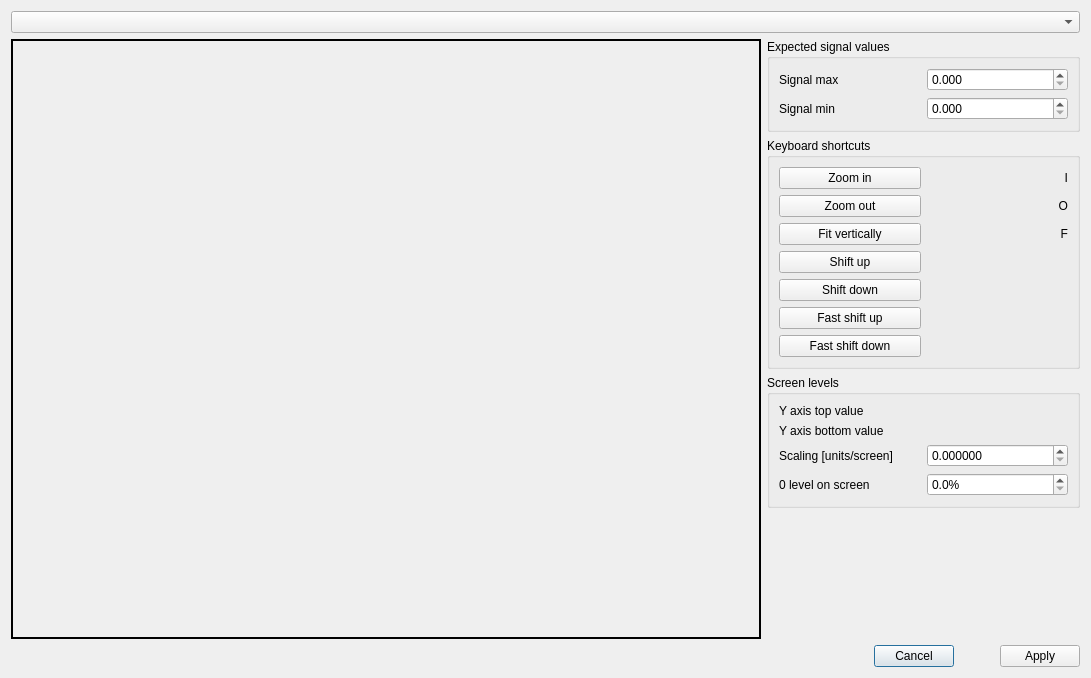
<?xml version="1.0" encoding="UTF-8"?>
<ui version="4.0">
 <class>ScaleDialog</class>
 <widget class="QDialog" name="ScaleDialog">
  <property name="geometry">
   <rect>
    <x>0</x>
    <y>0</y>
    <width>1091</width>
    <height>676</height>
   </rect>
  </property>
  <property name="windowTitle">
   <string>Dialog</string>
  </property>
  <layout class="QGridLayout" name="gridLayout_3">
   <item row="5" column="0" colspan="2">
    <layout class="QHBoxLayout" name="horizontalLayout" stretch="1,0,0,0">
     <item>
      <spacer name="horizontalSpacer_6">
       <property name="orientation">
        <enum>Qt::Horizontal</enum>
       </property>
       <property name="sizeHint" stdset="0">
        <size>
         <width>40</width>
         <height>20</height>
        </size>
       </property>
      </spacer>
     </item>
     <item>
      <widget class="QPushButton" name="cancel_btn">
       <property name="text">
        <string>Cancel</string>
       </property>
       <property name="icon">
        <iconset resource="resource.qrc">
         <normaloff>:/erase.png</normaloff>:/erase.png</iconset>
       </property>
      </widget>
     </item>
     <item>
      <spacer name="horizontalSpacer_7">
       <property name="orientation">
        <enum>Qt::Horizontal</enum>
       </property>
       <property name="sizeHint" stdset="0">
        <size>
         <width>40</width>
         <height>20</height>
        </size>
       </property>
      </spacer>
     </item>
     <item>
      <widget class="QPushButton" name="apply_btn">
       <property name="text">
        <string>Apply</string>
       </property>
       <property name="icon">
        <iconset resource="resource.qrc">
         <normaloff>:/checkmark.png</normaloff>:/checkmark.png</iconset>
       </property>
      </widget>
     </item>
    </layout>
   </item>
   <item row="4" column="1">
    <spacer name="verticalSpacer">
     <property name="orientation">
      <enum>Qt::Vertical</enum>
     </property>
     <property name="sizeHint" stdset="0">
      <size>
       <width>20</width>
       <height>135</height>
      </size>
     </property>
    </spacer>
   </item>
   <item row="2" column="1">
    <widget class="QGroupBox" name="groupBox_2">
     <property name="title">
      <string>Keyboard shortcuts</string>
     </property>
     <layout class="QGridLayout" name="gridLayout">
      <item row="2" column="0">
       <widget class="QPushButton" name="fit_btn">
        <property name="text">
         <string>Fit vertically</string>
        </property>
        <property name="icon">
         <iconset resource="resource.qrc">
          <normaloff>:/fit.png</normaloff>:/fit.png</iconset>
        </property>
       </widget>
      </item>
      <item row="2" column="1">
       <widget class="QLabel" name="label_3">
        <property name="text">
         <string>F</string>
        </property>
        <property name="alignment">
         <set>Qt::AlignRight|Qt::AlignTrailing|Qt::AlignVCenter</set>
        </property>
       </widget>
      </item>
      <item row="1" column="0">
       <widget class="QPushButton" name="zoom_out_btn">
        <property name="text">
         <string>Zoom out</string>
        </property>
        <property name="icon">
         <iconset resource="resource.qrc">
          <normaloff>:/zoom-out.png</normaloff>:/zoom-out.png</iconset>
        </property>
       </widget>
      </item>
      <item row="1" column="1">
       <widget class="QLabel" name="label">
        <property name="text">
         <string>O</string>
        </property>
        <property name="alignment">
         <set>Qt::AlignRight|Qt::AlignTrailing|Qt::AlignVCenter</set>
        </property>
       </widget>
      </item>
      <item row="5" column="0">
       <widget class="QPushButton" name="fast_shift_up_btn">
        <property name="text">
         <string>Fast shift up</string>
        </property>
        <property name="icon">
         <iconset resource="resource.qrc">
          <normaloff>:/shift_up.png</normaloff>:/shift_up.png</iconset>
        </property>
       </widget>
      </item>
      <item row="0" column="1">
       <widget class="QLabel" name="label_2">
        <property name="text">
         <string>I</string>
        </property>
        <property name="alignment">
         <set>Qt::AlignRight|Qt::AlignTrailing|Qt::AlignVCenter</set>
        </property>
       </widget>
      </item>
      <item row="4" column="0">
       <widget class="QPushButton" name="shift_down_btn">
        <property name="text">
         <string>Shift down</string>
        </property>
        <property name="icon">
         <iconset resource="resource.qrc">
          <normaloff>:/down.png</normaloff>:/down.png</iconset>
        </property>
       </widget>
      </item>
      <item row="3" column="0">
       <widget class="QPushButton" name="shift_up_btn">
        <property name="text">
         <string>Shift up</string>
        </property>
        <property name="icon">
         <iconset resource="resource.qrc">
          <normaloff>:/up.png</normaloff>:/up.png</iconset>
        </property>
       </widget>
      </item>
      <item row="0" column="0">
       <widget class="QPushButton" name="zoom_in_btn">
        <property name="text">
         <string>Zoom in</string>
        </property>
        <property name="icon">
         <iconset resource="resource.qrc">
          <normaloff>:/zoom-in.png</normaloff>:/zoom-in.png</iconset>
        </property>
       </widget>
      </item>
      <item row="6" column="0">
       <widget class="QPushButton" name="fast_shift_down_btn">
        <property name="text">
         <string>Fast shift down</string>
        </property>
        <property name="icon">
         <iconset resource="resource.qrc">
          <normaloff>:/shift_down.png</normaloff>:/shift_down.png</iconset>
        </property>
       </widget>
      </item>
     </layout>
    </widget>
   </item>
   <item row="1" column="0" rowspan="4">
    <widget class="QLabel" name="plot">
     <property name="minimumSize">
      <size>
       <width>750</width>
       <height>600</height>
      </size>
     </property>
     <property name="maximumSize">
      <size>
       <width>750</width>
       <height>600</height>
      </size>
     </property>
     <property name="frameShape">
      <enum>QFrame::Box</enum>
     </property>
     <property name="lineWidth">
      <number>2</number>
     </property>
     <property name="text">
      <string/>
     </property>
    </widget>
   </item>
   <item row="1" column="1">
    <widget class="QGroupBox" name="groupBox_3">
     <property name="title">
      <string>Expected signal values</string>
     </property>
     <layout class="QGridLayout" name="gridLayout_4">
      <item row="0" column="0">
       <widget class="QLabel" name="label_5">
        <property name="text">
         <string>Signal max</string>
        </property>
       </widget>
      </item>
      <item row="0" column="1">
       <widget class="QDoubleSpinBox" name="target_max">
        <property name="decimals">
         <number>3</number>
        </property>
        <property name="minimum">
         <double>0.000000000000000</double>
        </property>
        <property name="maximum">
         <double>1.000000000000000</double>
        </property>
       </widget>
      </item>
      <item row="1" column="0">
       <widget class="QLabel" name="label_9">
        <property name="text">
         <string>Signal min</string>
        </property>
       </widget>
      </item>
      <item row="1" column="1">
       <widget class="QDoubleSpinBox" name="target_min">
        <property name="decimals">
         <number>3</number>
        </property>
        <property name="minimum">
         <double>0.000000000000000</double>
        </property>
        <property name="maximum">
         <double>1.000000000000000</double>
        </property>
       </widget>
      </item>
     </layout>
    </widget>
   </item>
   <item row="3" column="1">
    <widget class="QGroupBox" name="groupBox_4">
     <property name="title">
      <string>Screen levels</string>
     </property>
     <layout class="QGridLayout" name="gridLayout_2">
      <item row="3" column="0">
       <widget class="QLabel" name="label_10">
        <property name="text">
         <string>0 level on screen</string>
        </property>
       </widget>
      </item>
      <item row="1" column="0">
       <widget class="QLabel" name="label_8">
        <property name="text">
         <string>Y axis bottom value</string>
        </property>
       </widget>
      </item>
      <item row="3" column="1">
       <widget class="QDoubleSpinBox" name="offset">
        <property name="suffix">
         <string>%</string>
        </property>
        <property name="decimals">
         <number>1</number>
        </property>
        <property name="minimum">
         <double>0.000000000000000</double>
        </property>
        <property name="maximum">
         <double>1.000000000000000</double>
        </property>
       </widget>
      </item>
      <item row="0" column="0">
       <widget class="QLabel" name="label_4">
        <property name="text">
         <string>Y axis top value</string>
        </property>
       </widget>
      </item>
      <item row="2" column="0">
       <widget class="QLabel" name="label_13">
        <property name="text">
         <string>Scaling [units/screen]</string>
        </property>
       </widget>
      </item>
      <item row="2" column="1">
       <widget class="QDoubleSpinBox" name="scaling">
        <property name="decimals">
         <number>6</number>
        </property>
       </widget>
      </item>
      <item row="0" column="1">
       <widget class="QLabel" name="y_top">
        <property name="text">
         <string/>
        </property>
       </widget>
      </item>
      <item row="1" column="1">
       <widget class="QLabel" name="y_bottom">
        <property name="text">
         <string/>
        </property>
       </widget>
      </item>
     </layout>
    </widget>
   </item>
   <item row="0" column="0" colspan="2">
    <widget class="QComboBox" name="signal"/>
   </item>
  </layout>
 </widget>
 <resources>
  <include location="resource.qrc"/>
 </resources>
 <connections/>
</ui>
